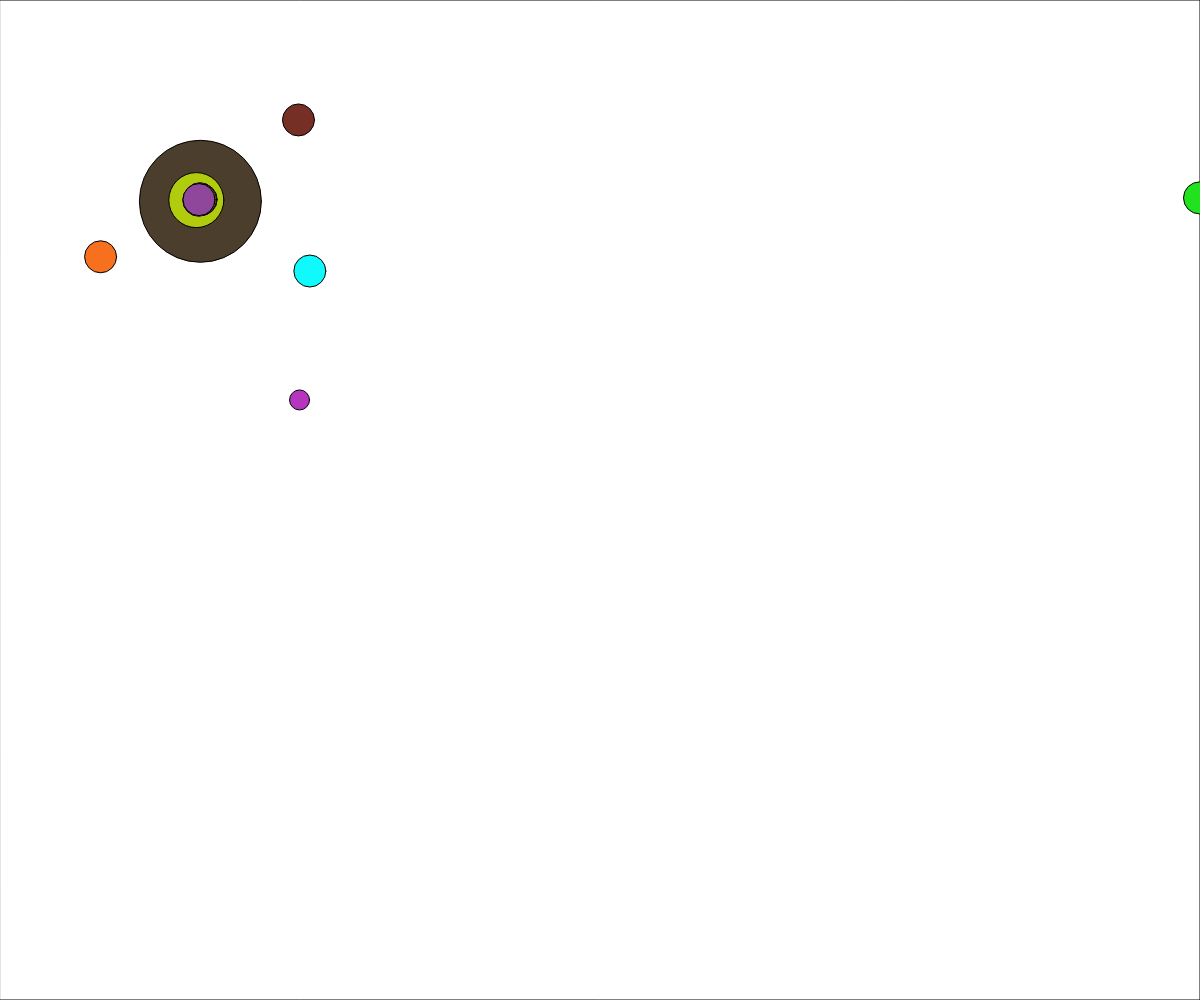
Frame 1 (no input)
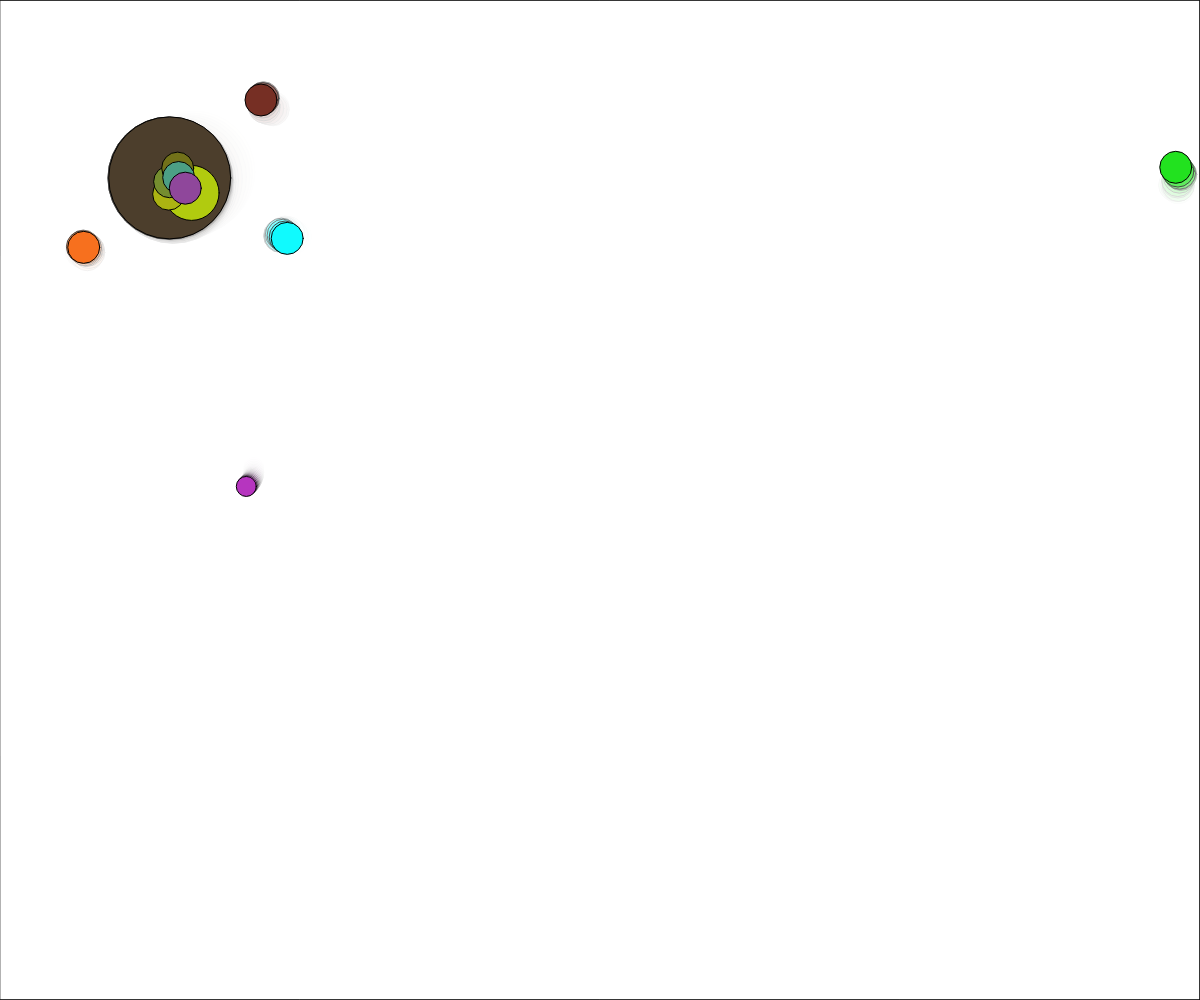
Frame 60 (no input)
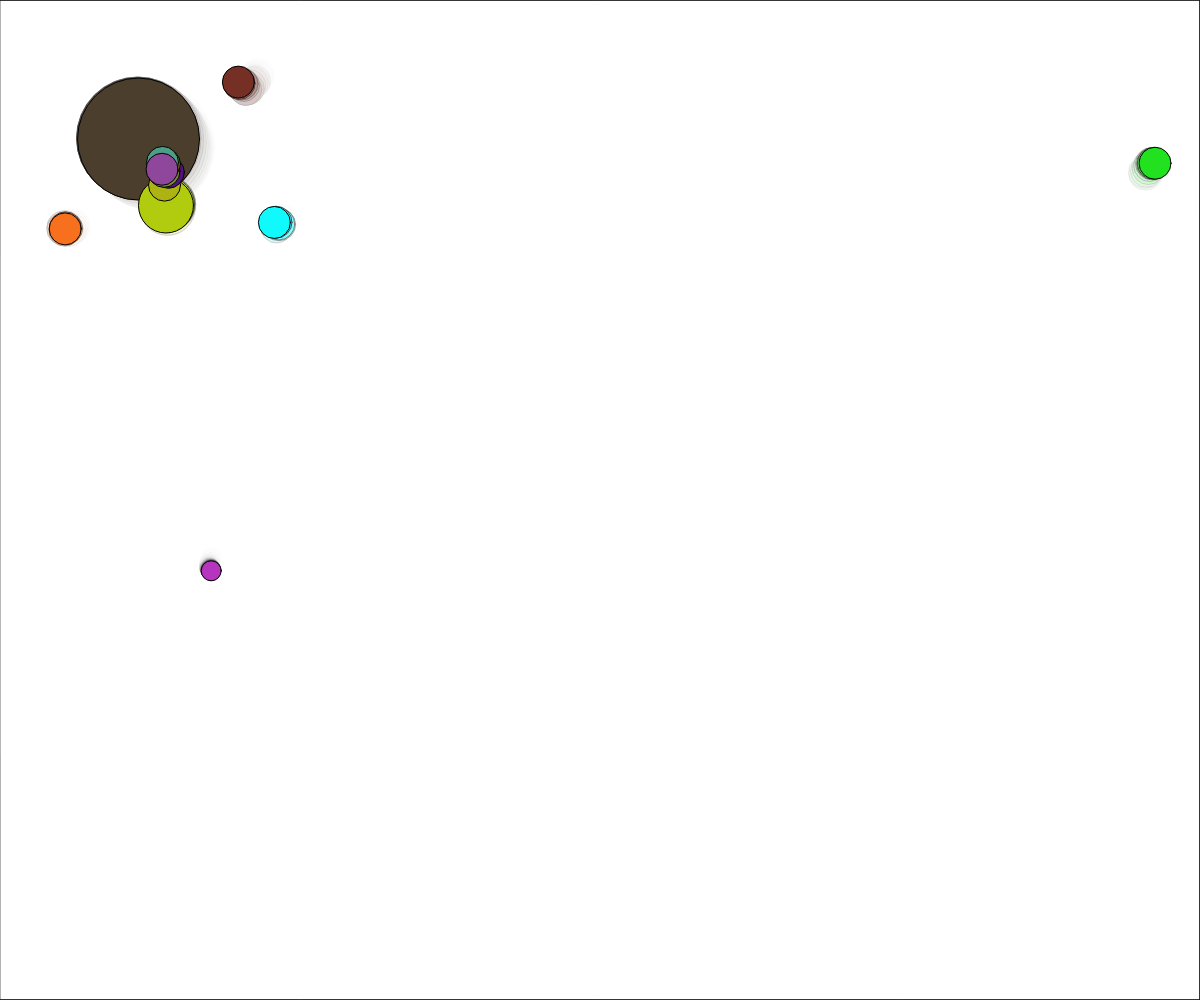
Frame 120 (the mouse pressed at the canvas centre since frame 60)

The p5.js sketch that drew these frames (run headless with seeded random() and noise() and a simulated clock; from frame 60 on, the mouse is pressed at the canvas centre):

// p5.js sketch
// ── sketch.js
// noise and objects
// mr.Scott
// sept, 26 2025


let ball;

function setup() {
  createCanvas(windowWidth, windowHeight);
  ball = {  //object notation. inside the bracket
            //set up a bunch of property value  pairs
    x: 300, y: 400, size: 20,
    c: color(random(255),random(255),random(255)),
    timeX: random(100), timeY: random(100),
    timeOff: 0.02
    
  };

  ball2 = {
    x: 200, y:200,  size:122,
    c: color(random(255),random(255),random(255)),
    timeX: random(100), timeY: random(100),
    timeOff: 0.12
  };

  ball3 = {
    x: 200, y:200,  size:55,
    c: color(random(255),random(255),random(255)),
    timeX: random(150), timeY: random(200),
    timeOff: 0.44
  };

  ball4 = {
    x: 200, y:200,  size:32,
    c: color(random(255),random(255),random(255)),
    timeX: random(50), timeY: random(120),
    timeOff: 0.44
  };
  ball5 = {
    x: 200, y:200,  size:32,
    c: color(random(255),random(255),random(255)),
    timeX: random(50), timeY: random(120),
    timeOff: 0.44
  };
  ball6 = {
    x: 200, y:200,  size:32,
    c: color(random(255),random(255),random(255)),
    timeX: random(50), timeY: random(120),
    timeOff: 0.44
  };
  ball7 = {
    x: 200, y:200,  size:32,
    c: color(random(255),random(255),random(255)),
    timeX: random(50), timeY: random(120),
    timeOff: 0.44
  };
  ball8 = {
    x: 200, y:200,  size:32,
    c: color(random(255),random(255),random(255)),
    timeX: random(50), timeY: random(120),
    timeOff: 0.44
  };
  ball9 = {
    x: 0, y:200,  size:32,
    c: color(random(255),random(255),random(255)),
    timeX: random(50), timeY: random(120),
    timeOff: 0.44
  };
  ball10 = {
    x: 310, y:270,  size:32,
    c: color(random(255),random(255),random(255)),
    timeX: random(50), timeY: random(120),
    timeOff: 0.44
  };
  ball11 = {
    x: 300, y:120,  size:32,
    c: color(random(255),random(255),random(255)),
    timeX: random(50), timeY: random(120),
    timeOff: 0.44
  };
  ball12 = {
    x: 100, y:260,  size:32,
    c: color(random(255),random(255),random(255)),
    timeX: random(50), timeY: random(120),
    timeOff: 0.44
  };
  ball13 = {
    x: 200, y:200,  size:32,
    c: color(random(255),random(255),random(255)),
    timeX: random(50), timeY: random(120),
    timeOff: 0.44
  };
}




function draw() {
  //TRICK#1 //background(220);
  //TRICK#2 -> clear background with semi-transparent box
  fill(255,70); //0-255 opacity; 4%
  rect(0,0, width, height);
  moveBall(ball);
  moveBall(ball2);
  moveBall(ball3);
  moveBall(ball4);
  moveBall(ball5);
  moveBall(ball6);
  moveBall(ball7);
  moveBall(ball8);
  moveBall(ball9);
  moveBall(ball10);
  moveBall(ball11);
  moveBall(ball12);
  moveBall(ball13);
}

function moveBall(b){
  //b -> Ball type object
  //update position and draw provided ball

  //generate random position change (x, y)
  let dx = noise(b.timeX); //0-1
  dx = map (dx, 0, 1, -5, 5);
  let dy = noise(b.timeY);
  dy = map(dy, 0, 1, -5, 5);

  //advance our noise graph "cursers"
  b.timeX += b.timeOff; b.timeY += b.timeOff;

  b.x += dx;  b.y += dy;

  //handle any wraparounds nesscessary
  if(b.x < 0) b.x += width;
  else if(b.x > width) b.x -= width;

  if(b.y < 0) b.y += height;
  else if (b.y > height) b.y -= height;

  //render the circle
  fill(b.c);
  circle(b.x, b.y, b.size);
}
